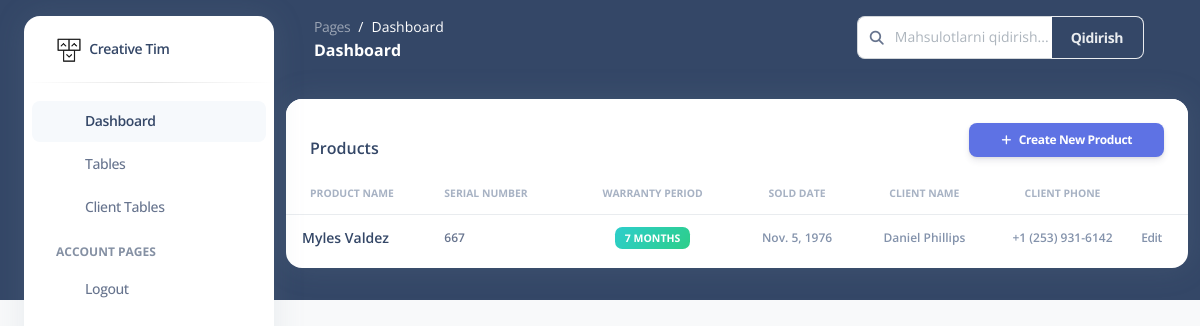
The app's page /product/clients/9/ (signed in), older data.
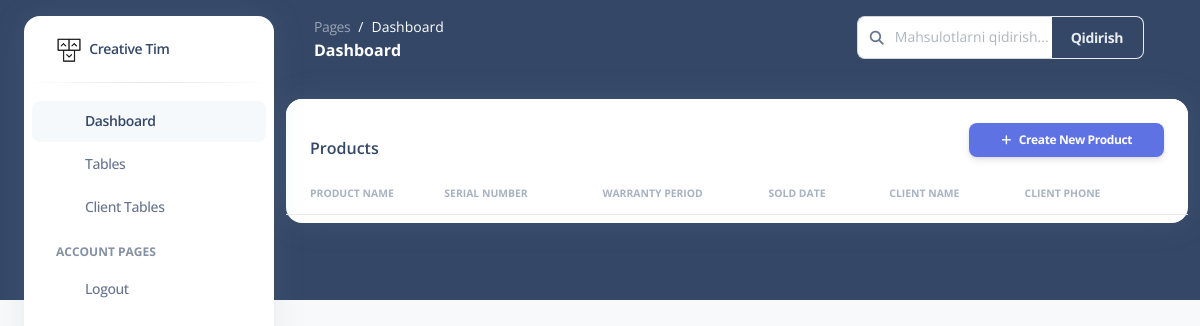
The same page, newer data.
### product/models.py (models this page shows, shortened)
class Product(models.Model):
    name = models.CharField(max_length=100, verbose_name="Product Name")
    is_warranty_active = models.BooleanField(
        default=True,
        verbose_name="Is Warranty Active",
        help_text="Indicates if the product warranty is still valid."
    )
    warranty_period = models.PositiveIntegerField(
        verbose_name="Warranty Period (Months)",
        help_text="Warranty duration in months (must be positive)."
    )
    sold_date = models.DateField(
        default=date.today,
        verbose_name="Date Sold",
        help_text="Date when the product was sold."
    )
    serial_number = models.CharField(
        max_length=50,  # Optimal uzunlik tanlangan
        unique=True,
        verbose_name="Serial Number",
        help_text="Unique identifier for the product."
    )
    client = models.ForeignKey(
        Client,
        on_delete=models.SET_NULL,
        null=True,
        blank=True,
        related_name='products'
    )
    created_at = models.DateTimeField(auto_now_add=True, verbose_name="Created At")
    updated_at = models.DateTimeField(auto_now=True, verbose_name="Last Updated")
    class Meta:
        verbose_name = "Product"
        verbose_name_plural = "Products"
        ordering = ['-created_at']

class Client(models.Model):
    name = models.CharField(max_length=255, verbose_name="Client Name")
    phone = models.CharField(
        max_length=15,
        unique=True,
        verbose_name="Phone Number",
        help_text="Enter the phone number (up to 15 digits)."
    )

### product/views.py (the view)
# urls.py: path('clients/<int:pk>/', views.client_detail, name='client_detail'),
def client_detail(request, pk):
    client = get_object_or_404(Client, pk=pk)
    products = client.products.all()
    paginator = Paginator(products, 10)
    page_number = request.GET.get('page')
    page_obj = paginator.get_page(page_number)
    return render(request, 'pages/client_detail.html', {
        'client': client,
        'page_obj': page_obj,
        'title': f"Client Details: {client.name}"
    })

### templates/pages/client_detail.html (shortened to what the changed rows need)
{% extends 'pages/base.html' %}
{% block content %}
<div class="container-fluid py-4">
    <div class="row">
        <div class="col-12">
            <div class="card mb-4">
                <div class="card-body px-0 pt-0 pb-2">
                    <div class="table-responsive p-0">
                        <table class="table align-items-center mb-0">
                            <thead>
                            <tr>
                                <th class="text-uppercase text-secondary text-xxs font-weight-bolder opacity-7">Product
                                    Name
                                </th>
                                <th class="text-uppercase text-secondary text-xxs font-weight-bolder opacity-7 ps-2">
                                    Serial Number
                                </th>
                                <th class="text-center text-uppercase text-secondary text-xxs font-weight-bolder opacity-7">
                                    Warranty Period
                                </th>
                                <th class="text-center text-uppercase text-secondary text-xxs font-weight-bolder opacity-7">
                                    Sold Date
                                </th>
                                <th class="text-center text-uppercase text-secondary text-xxs font-weight-bolder opacity-7">
                                    Client Name
                                </th>
                                <th class="text-center text-uppercase text-secondary text-xxs font-weight-bolder opacity-7">
                                    Client Phone
                                </th>
                                <th class="text-secondary opacity-7"></th>
                            </tr>
                            </thead>
                            <tbody>
                            {% for product in page_obj %}
                            <tr>
                                <td>
                                    <div class="d-flex px-2 py-1">
                                        <div class="d-flex flex-column justify-content-center">
                                            <h6 class="mb-0 text-sm">{{ product.name }}</h6>
                                        </div>
                                    </div>
                                </td>
                                <td>
                                    <p class="text-xs font-weight-bold mb-0">{{ product.serial_number }}</p>
                                </td>
                                <td class="align-middle text-center text-sm">
                                    <span class="badge badge-sm bg-gradient-success">{{ product.warranty_period }} months</span>
                                </td>
                                <td class="align-middle text-center">
                                    <span class="text-secondary text-xs font-weight-bold">{{ product.sold_date }}</span>
                                </td>
                                <td class="align-middle text-center">
                                    <span class="text-secondary text-xs font-weight-bold">{{ product.client.name }}</span>
                                </td>
                                <td class="align-middle text-center">
                                    <span class="text-secondary text-xs font-weight-bold">{{ product.client.phone }}</span>
                                </td>
                                <td class="align-middle">
                                    <a href="{% url 'product_update' product.id %}"
                                       class="text-secondary font-weight-bold text-xs" data-toggle="tooltip"
                                       data-original-title="Edit product">
                                        Edit
                                    </a>
                                </td>
                            </tr>
                            {% endfor %}
                            </tbody>
                        </table>
                    </div>
                </div>
            </div>
        </div>
    </div>
</div>
{% endblock %}

Row changes from the older to the newer data that the page shows:
no longer on this page (row edited): Product: name "Myles Valdez", serial_number "667", warranty_period "7", sold_date "Nov. 5, 1976", client.name "Daniel Phillips", client.phone "+1 (253) 931-6142"
